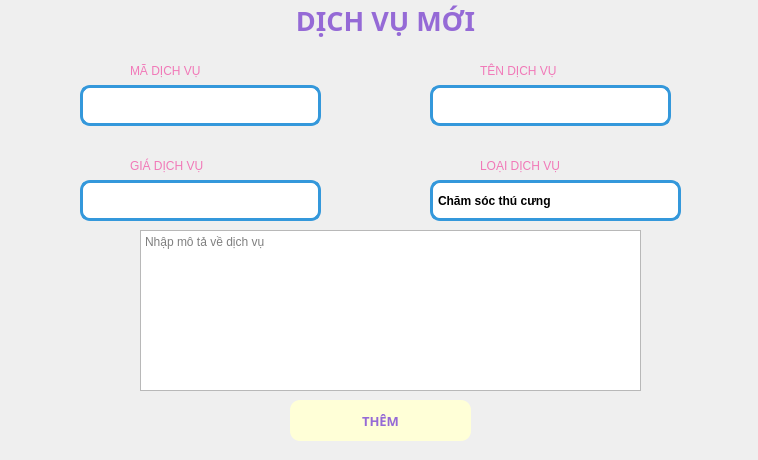
<?xml version="1.0" encoding="UTF-8"?>
<ui version="4.0">
 <class>Form</class>
 <widget class="QWidget" name="Form">
  <property name="geometry">
   <rect>
    <x>0</x>
    <y>0</y>
    <width>758</width>
    <height>460</height>
   </rect>
  </property>
  <property name="windowTitle">
   <string>Thêm Sản Phẩm</string>
  </property>
  <widget class="QTextEdit" name="txt_giaDV">
   <property name="geometry">
    <rect>
     <x>80</x>
     <y>180</y>
     <width>241</width>
     <height>41</height>
    </rect>
   </property>
   <property name="styleSheet">
    <string notr="true">border-radius: 10px;
        border: 3px solid #3498db;  /* Viền xanh dương */
        background-color: #ffffff</string>
   </property>
  </widget>
  <widget class="QLabel" name="label">
   <property name="geometry">
    <rect>
     <x>130</x>
     <y>60</y>
     <width>141</width>
     <height>21</height>
    </rect>
   </property>
   <property name="styleSheet">
    <string notr="true">font: 10pt &quot;UTM Bell&quot;;
color: rgb(241, 121, 184);
</string>
   </property>
   <property name="text">
    <string>MÃ DỊCH VỤ</string>
   </property>
  </widget>
  <widget class="QComboBox" name="cbo_loaiDV">
   <property name="geometry">
    <rect>
     <x>430</x>
     <y>180</y>
     <width>251</width>
     <height>41</height>
    </rect>
   </property>
   <property name="font">
    <font>
     <weight>75</weight>
     <bold>true</bold>
    </font>
   </property>
   <property name="styleSheet">
    <string notr="true">QComboBox {
          background-color: white;
          border: 3px solid #3498db;  /* Viền xanh dương */
          border-radius: 10px;
          padding: 5px;
      }
      QComboBox::drop-down {
          border: none;
          background: transparent;
      }
      QComboBox::down-arrow {
          image: url(down-arrow.png); /* Thay bằng icon của bạn */
          width: 14px;
          height: 14px;
      }</string>
   </property>
   <item>
    <property name="text">
     <string>Chăm sóc thú cưng</string>
    </property>
   </item>
   <item>
    <property name="text">
     <string>Thú y</string>
    </property>
   </item>
   <item>
    <property name="text">
     <string>Trông giữ thú cưng</string>
    </property>
   </item>
   <item>
    <property name="text">
     <string>Huấn luyện thú cưng</string>
    </property>
   </item>
  </widget>
  <widget class="QTextEdit" name="txt_maDV">
   <property name="geometry">
    <rect>
     <x>80</x>
     <y>85</y>
     <width>241</width>
     <height>41</height>
    </rect>
   </property>
   <property name="styleSheet">
    <string notr="true">border-radius: 10px;
        border: 3px solid #3498db;  /* Viền xanh dương */
        background-color: #ffffff</string>
   </property>
  </widget>
  <widget class="QLabel" name="label_2">
   <property name="geometry">
    <rect>
     <x>480</x>
     <y>60</y>
     <width>141</width>
     <height>21</height>
    </rect>
   </property>
   <property name="styleSheet">
    <string notr="true">font: 10pt &quot;UTM Bell&quot;;
color: rgb(241, 121, 184);
</string>
   </property>
   <property name="text">
    <string>TÊN DỊCH VỤ</string>
   </property>
  </widget>
  <widget class="QPlainTextEdit" name="plainTextEdit">
   <property name="geometry">
    <rect>
     <x>140</x>
     <y>230</y>
     <width>501</width>
     <height>161</height>
    </rect>
   </property>
   <property name="placeholderText">
    <string>Nhập mô tả về dịch vụ</string>
   </property>
  </widget>
  <widget class="QLabel" name="label_4">
   <property name="geometry">
    <rect>
     <x>480</x>
     <y>155</y>
     <width>141</width>
     <height>21</height>
    </rect>
   </property>
   <property name="styleSheet">
    <string notr="true">font: 10pt &quot;UTM Bell&quot;;
color: rgb(241, 121, 184);
</string>
   </property>
   <property name="text">
    <string>LOẠI DỊCH VỤ</string>
   </property>
  </widget>
  <widget class="QTextEdit" name="txt_tenDV">
   <property name="geometry">
    <rect>
     <x>430</x>
     <y>85</y>
     <width>241</width>
     <height>41</height>
    </rect>
   </property>
   <property name="styleSheet">
    <string notr="true">border-radius: 10px;
        border: 3px solid #3498db;  /* Viền xanh dương */
        background-color: #ffffff</string>
   </property>
  </widget>
  <widget class="QLabel" name="labelTitle">
   <property name="geometry">
    <rect>
     <x>220</x>
     <y>0</y>
     <width>331</width>
     <height>41</height>
    </rect>
   </property>
   <property name="font">
    <font>
     <family>Arial Black</family>
     <pointsize>20</pointsize>
     <weight>75</weight>
     <bold>true</bold>
    </font>
   </property>
   <property name="styleSheet">
    <string notr="true">color: rgb(149, 106, 214);</string>
   </property>
   <property name="text">
    <string>DỊCH VỤ MỚI</string>
   </property>
   <property name="alignment">
    <set>Qt::AlignCenter</set>
   </property>
  </widget>
  <widget class="QLabel" name="label_3">
   <property name="geometry">
    <rect>
     <x>130</x>
     <y>155</y>
     <width>141</width>
     <height>21</height>
    </rect>
   </property>
   <property name="styleSheet">
    <string notr="true">font: 10pt &quot;UTM Bell&quot;;
color: rgb(241, 121, 184);
</string>
   </property>
   <property name="text">
    <string>GIÁ DỊCH VỤ</string>
   </property>
  </widget>
  <widget class="QPushButton" name="pushButton_2">
   <property name="geometry">
    <rect>
     <x>290</x>
     <y>400</y>
     <width>181</width>
     <height>41</height>
    </rect>
   </property>
   <property name="font">
    <font>
     <family>Arial Black</family>
     <pointsize>10</pointsize>
     <weight>75</weight>
     <bold>true</bold>
    </font>
   </property>
   <property name="styleSheet">
    <string notr="true">QPushButton {
    background-color:rgb(255, 255, 215); /* Màu nền xanh dương */
    /* Màu chữ trắng rgb(255, 255, 215)*/
	color: rgb(149, 106, 214);
    border-radius: 10px; /* Bo góc */
}
QPushButton:hover {
 /* Màu nền khi rê chuột */
	background-color: rgb(108, 187, 174);
color: white
}
QPushButton:pressed {
    background-color: rgb(31, 97, 141); /* Màu nền khi nhấn */
}</string>
   </property>
   <property name="text">
    <string>THÊM</string>
   </property>
  </widget>
 </widget>
 <resources/>
 <connections/>
</ui>
